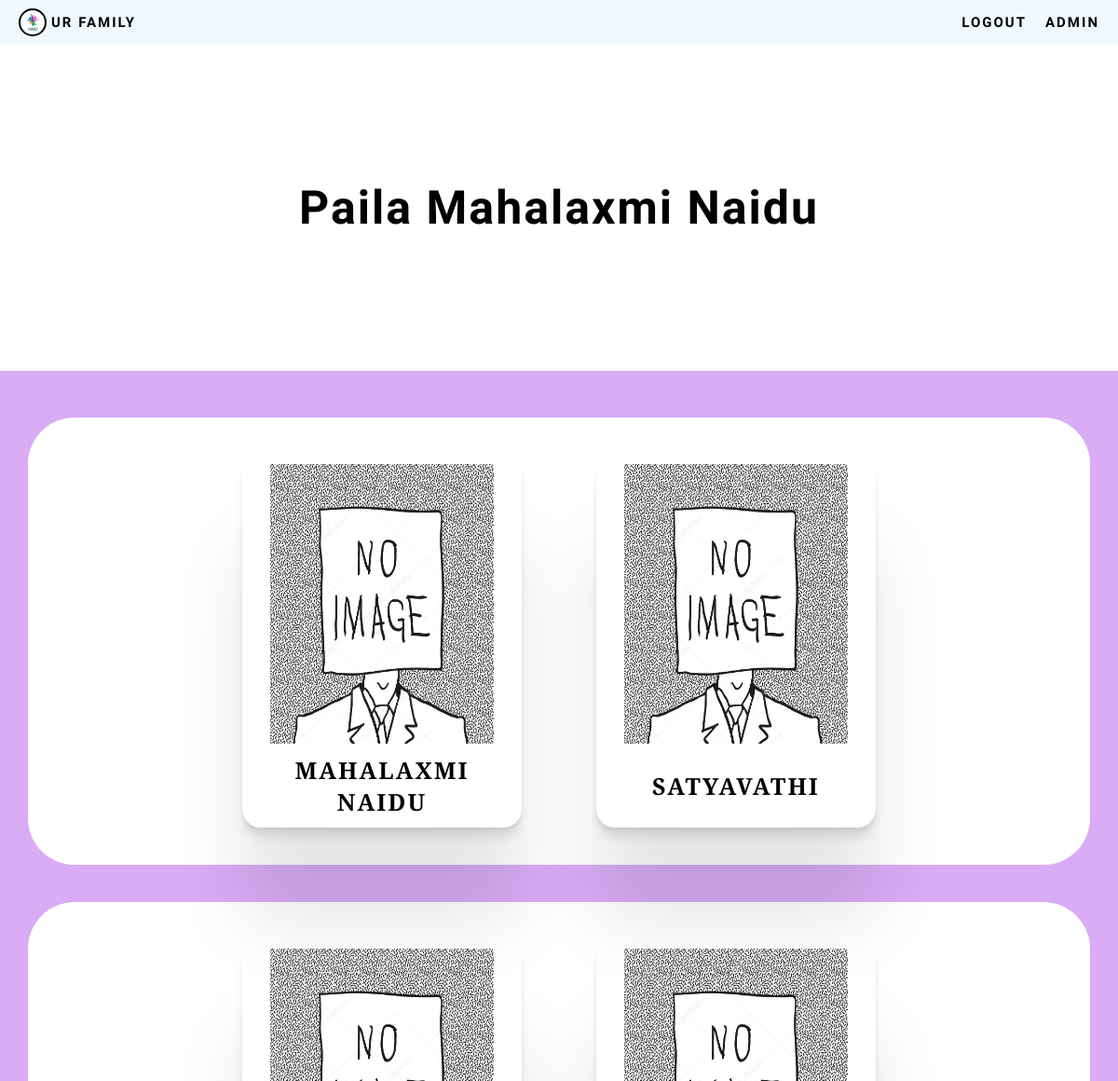
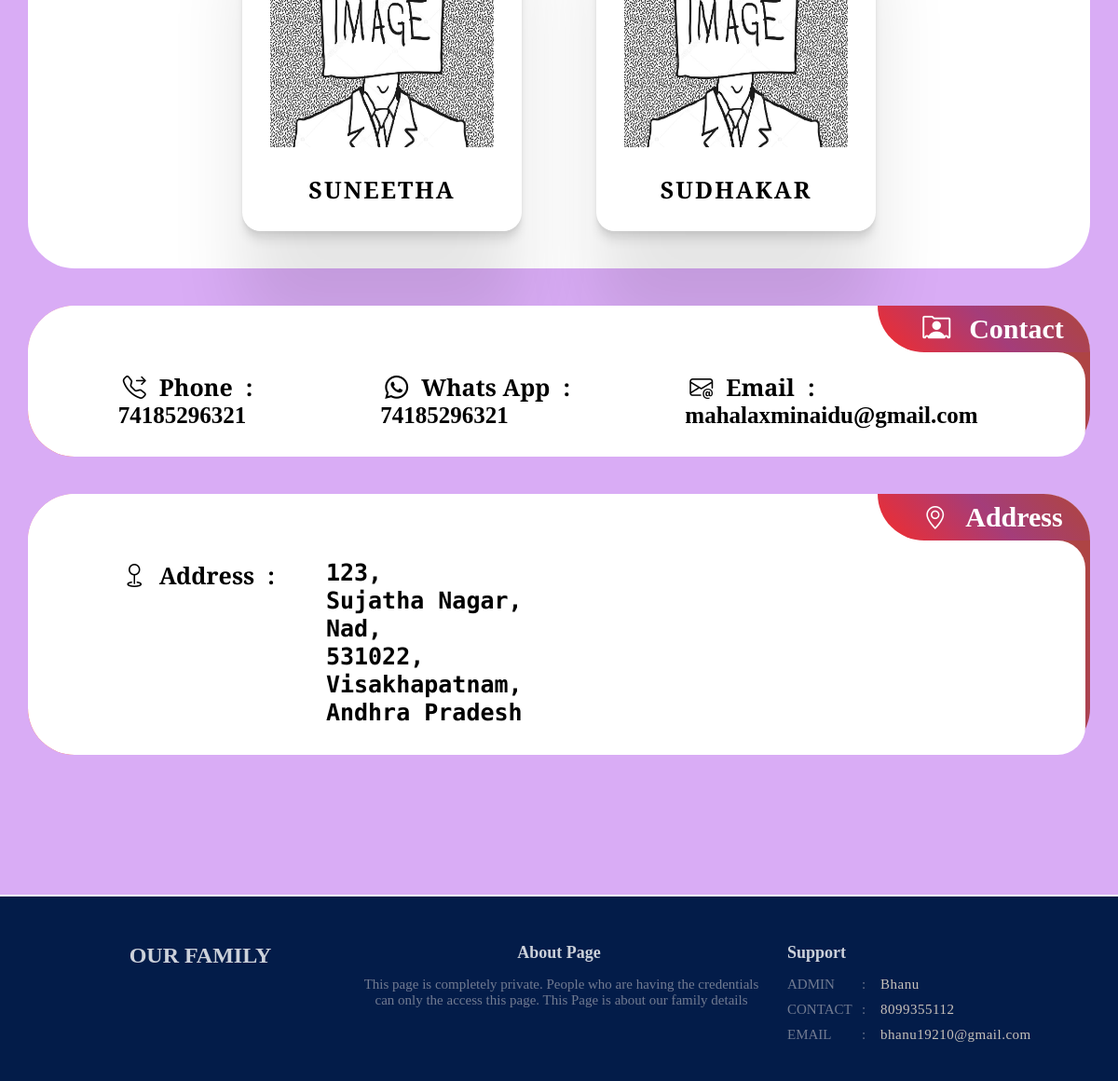
Page /Gen1/Gen2/Mahalaxmi-naidu/ (signed in) on the committed database (2 pictures, top to bottom).
### base/models.py (models this page shows, shortened)
class Genration_02(models.Model):
     parent = models.ForeignKey(Genration_01, on_delete=models.CASCADE)
     title_name = models.CharField(max_length=200,null=True)
     name = models.CharField(max_length=100)
     main_dp = models.ImageField(upload_to='dp',blank=True)
     partner = models.CharField(max_length=100, null=True , blank=True)
     partner_dp = models.ImageField(upload_to='dp',blank=True)
     gen_code = models.IntegerField(choices=Gen_code)
     gender = models.CharField(max_length=10,choices=gender)
     whatsapp_no = models.BigIntegerField(null = True , blank= True)
     phone_no = models.BigIntegerField(null = True , blank= True)
     email = models.EmailField(null=True,blank=True)
     d_no = models.CharField(max_length=10,null=True)
     street = models.CharField(max_length=40)
     mandal = models.CharField(max_length=100)
     pin_code = models.CharField(max_length=100)
     district = models.CharField(max_length=100)
     co_state = models.CharField(max_length=100)
     parent_slug = models.SlugField(max_length = 20,choices=slug)
     slug = models.SlugField(default="",null=True)

class Genration_03(models.Model):
     parent = models.ForeignKey(Genration_02, on_delete=models.CASCADE)
     title_name = models.CharField(max_length=200,null=True)
     name = models.CharField(max_length=100)
     main_dp = models.ImageField(upload_to='dp',blank=True)
     partner = models.CharField(max_length=100, null=True , blank=True)
     partner_dp = models.ImageField(upload_to='dp',blank=True)
     gen_code = models.IntegerField(choices=Gen_code)
     gender = models.CharField(max_length=10,choices=gender)
     whatsapp_no = models.BigIntegerField(null = True , blank= True)
     phone_no = models.BigIntegerField(null = True , blank= True)
     email = models.EmailField(null=True,blank=True)
     d_no = models.CharField(max_length=10,null=True)
     street = models.CharField(max_length=40)
     mandal = models.CharField(max_length=100)
     pin_code = models.CharField(max_length=100)
     district = models.CharField(max_length=100)
     co_state = models.CharField(max_length=100)
     parent_slug = models.SlugField(max_length = 20,choices=slug)
     slug = models.SlugField(default="",null=True)

### base/views.py (the view)
# urls.py: path('Gen1/Gen2/<slug:slug>/',views.bro, name = 'bro'),
@login_required(login_url  = 'login_page')
def bro(request,slug):
    fam = Genration_02.objects.get(slug = slug)
    memb = Genration_03.objects.all()
    context = {'room':memb,'check':fam,'Male':'M','Female':'F','gen_code':'hello'}
    return render(request,'base/mahalaxminaidu.html',context)

### base/templates/base/mahalaxminaidu.html (shortened to what this page needs)
<!DOCTYPE html>
{%load static%}
<html lang="en">
<head>
    <link rel="stylesheet" href="{% static 'styles/fonts.css' %}">
    <link rel="stylesheet" href="{% static 'styles/footer_responsive.css' %}">
    <link rel="stylesheet" href="{% static 'styles/level_one_c.css' %}">
    <link rel="stylesheet" href="{% static 'styles/main_cs.css' %}">
</head>
<body>
   <div class="container">
    <div>
        <div class="one">
            <div class="nav_bar">
                <div class="logo" id="border">
                    <div class="image"></div>
                    <a href="{% url 'family' check.parent_slug %}">
                        <h2 style="color: rgb(2, 2, 2);">UR FAMILY</h2>
                    </a>
                </div>
               <ul class="menu2" id="border">
                    <li id="font"><a href="{% url 'logout' %}">Logout</a></li>
                    <li id="font"><a href="#admin">Admin</a></li>
               </ul>
            </div>
        </div>
    <div class="content">
    {% if check.gender == 'M' %}
        <div class="box1" id="">
            <div class="b1_left1 border">
               {{check.title_name}}
                 <br>
            </div>
        </div>
    {% endif %}
        <div class="box2 box" id="son">
        {% if check.gender == 'M' %}
            <a href="">
                <div class="holder">
                    <div class="photo">
                        {% if check.main_dp %}
                            <img src="{{check.main_dp.url}}" alt="">
                        {%else%}
                            <img src="{% static 'images/no image.jpg' %}" alt="">
                        {%endif%}
                    </div>
                    <div class="name">
                        <h1>{{check.name}}</h1>
                    </div>
                </div>
            </a>
        {% endif %}
        {% if check.gender == 'M' %}
            {% if check.partner != True and  check.partner != None %}
                <a href="">
                    <div class="holder">
                        <div class="photo">
                            {% if check.main_dp %}
                                <img src="{{check.main_dp.url}}" alt="">
                            {%else%}
                                <img src="{% static 'images/no image.jpg' %}" alt="">
                            {%endif%}
                        </div>
                        <div class="name">
                                <h1>{{check.partner}}</h1>
                        </div>
                    </div>
                </a>
            {% endif %}
        {% endif %}
        </div>
        <div class="box3 box" id="so">
            {% for room in room %}
                {% if room.parent == check %}
                    <a href="{% url 'sis' room.slug %}">
                        <div class="holder">
                            <div class="photo">
                                {% if room.main_dp %}
                                    <img src="{{room.main_dp.url}}" alt="">
                                {%else%}
                                    <img src="{% static 'images/no image.jpg' %}" alt="">
                                {%endif%}
                            </div>
                            <div class="name">
                                <h1>{{room.name}}</h1>
                            </div>
                        </div>
                    </a>
                {% endif %}
            {% endfor %}
        </div>
        <div class="contact box get_in_touch" id="contact">
            <div class="container">
                <div class="top">
                    <div class="left_empty"></div>
                    <div class="right_wbg">
                        <div class="contact_logo">
                            <h1><i class="bi bi-person-rolodex"></i></i>Contact</h1>
                        </div>
                    </div>
                </div>
                <div class="bottom">
                    <div class="details">
                        <div>
                            <i class="bi bi-telephone-forward"></i>
                            <p id="start">Phone</p>
                            <p id="middle">:</p>
                            <b><h3 id="align">{{check.phone_no}}</h3></b>
                        </div>
                        <div>
                            <i class="bi bi-whatsapp"></i>
                            <p id="start">Whats App</p>
                            <p id="middle">:</p>
                            <b><h3 id="align">{{check.whatsapp_no}}</h3></b>
                        </div>
                        <div>
                            <i class="bi bi-envelope-at"></i>
                            <p id="start">Email</p>
                            <p id="middle">:</p>
                            <b><h3 id="align">{{check.email}}</h3></b>
                        </div>
                    </div>
                </div>
            </div>
        </div>
        <div class="contact box get_in_touch" id="contact">
            <div class="container">
                <div class="top">
                    <div class="left_empty"></div>
                    <div class="right_wbg">
                        <div class="contact_logo">
                            <h1><i class="bi bi-geo-alt"></i>Address</h1>
                        </div>
                    </div>
                </div>
                <div class="bottom">
                    <div class="details ad">
                        <div>
                            <i class="bi bi-geo"></i>
                            <p id="start">Address</p>
                            <p id="middle">:</p>
                        </div>
                        <div>
                            <b><h3 id="align">{{check.d_no}}, <br>
                                {{check.street}}, <br>
                                {{check.mandal}}, <br>
                                {{check.pin_code}}, <br>
                                {{check.district}}, <br>
                                {{check.co_state}} </h3>
                            </b>
                        </div>
                    </div>
                </div>
            </div>
        </div>
    </div>
    <div class="footer" id="admin">
        <div class="margin_box">
            <div class="container container3">
                <div class="section1 section" id="border">
                    <h2>OUR  family</h2>
                </div>
                <div class="section2 section" id="border">
                    <h5>About Page</h5>
                    <div>
                        <p>This page is completely private. People who are having the credentials
                            can only the access this page. This Page is about our family details
                        </p>
                    </div>
                </div>
                <div class="section3 section" id="border">
                    <h5>Support</h5>
                    <ul class="not_responsive">
                        <div>
                            <p class="s3start">Admin</p>
                            <p class="s3middle">:</p>
                            <p class="s3bottom">Bhanu</p>
                        </div>
                        <div>
                            <p class="s3start">Contact</p>
                            <p class="s3middle">:</p>
                            <p class="s3bottom">8099355112</p>
                        </div>
                        <div>
                            <p class="s3start">Email</p>
                            <p class="s3middle">:</p>
                            <p class="s3bottom">bhanu19210@gmail.com</p>
                        </div>
                    </ul>
                </div>
            </div>
        </div>
    </div>
    </div>
   </div>
</body>
</html>

### static/styles/footer_responsive.css (style rules this page uses)
* { margin: 0; padding: 0; box-sizing: border-box; list-style-type: none; text-decoration: none; }
body { background-color: rgb(3, 28, 73); }
.footer { margin-top: 150px; border-top: 2px solid white; width: 100%; height: 200px; background-color: rgb(3, 28, 73); padding-top: 50px; }
.footer .container3 { width:90%; height: auto; margin: auto; display: flex; justify-content: space-around; }
.container .section { width: 300px; height: auto; }
.container .section1 h2 { text-align: center; color: rgba(255, 255, 255,0.8); text-transform: uppercase; }
.footer .section2 { width:auto; height: auto; }
.footer .section2 h5 { text-align: center; font-size: 18px; margin-bottom: 15px; color: rgba(255, 255, 255,0.8); }
.footer .section2 p { color: rgba(223, 217, 217,0.5); width: 450px; font-size: 15px; margin-bottom: 15px; padding: 0px 0px 10px 5px; text-align: center; }
.footer .section3 { padding-left: 10px; }
.footer .section3 h5 { font-size: 18px; margin-bottom: 15px; color: rgba(255, 255, 255,0.8); }
.footer .section3 ul div { color: rgba(223, 217, 217,0.5); font-size: 15px; margin-bottom: 10px; }
.section3 .not_responsive div { display: flex; }
.section3 .not_responsive div .s3start { width: 80px; text-transform: uppercase; }
.section3 .not_responsive div .s3middle { width: 20px; }
.section3 .not_responsive div .s3bottom { width: 50px; color: rgba(250, 235, 215, 0.8); letter-spacing: 0.5px; }

### static/styles/level_one_c.css (style rules this page uses)
* { margin: 0; padding: 0; box-sizing: border-box; text-decoration: none; list-style-type: none; }
.one { padding-bottom: 64px; position: relative; top: 0; }
.one .nav_bar { position: fixed; width: 100%; height: 64px; background-color:aliceblue; color: white; top: 0; display: flex; z-index: 10; }
.nav_bar .logo { width: 40%; display: flex; padding: 0px 20px; justify-content: start; align-items: center; }
.nav_bar .logo .image { background-image: url('../images/family-logo.jpg'); background-size: cover; width: 40px; height:40px; background-color: aquamarine; border-radius: 50%; border: 2px solid black; }
.logo h2 { margin-left: 10px; }
.nav_bar .menu2 { display: none; }
@media (max-width:1200px) { .nav_bar .logo { width: 100%; } }
@media (max-width:1200px) { .one { padding-bottom: 48px; } }
@media (max-width:1200px) { .one .nav_bar { height: 48px; } }
@media (max-width:1200px) { .nav_bar .logo .image { width: 30px; height: 30px; } }
@media (max-width:1200px) { .logo h2 { font-size: 15px; font-family: 'Oswald', sans-serif; letter-spacing: 2px; font-weight: bold; margin-left: 5px; } }
@media (max-width:1200px) { .nav_bar .menu2 { width: 60%; display: flex; justify-content: end; align-items: center; margin-right: 10px; } }
@media (max-width:1200px) { .nav_bar .menu2 li a { font-size: 15px; font-family: 'Oswald', sans-serif; letter-spacing: 2px; text-transform: uppercase; color: rgb(3, 3, 3); font-weight: bold; padding: 5px 10px; } }

### rows in the picture
Genration_02: title_name "Paila Mahalaxmi Naidu", name "MAHALAXMI NAIDU", partner "SATYAVATHI", phone_no "74185296321", whatsapp_no "74185296321", email "mahalaxminaidu@gmail.com", d_no "123", street "Sujatha Nagar", mandal "Nad", pin_code "531022", district "Visakhapatnam", co_state "Andhra Pradesh"
Genration_03: name "SUNEETHA"
Genration_03: name "SUDHAKAR"
